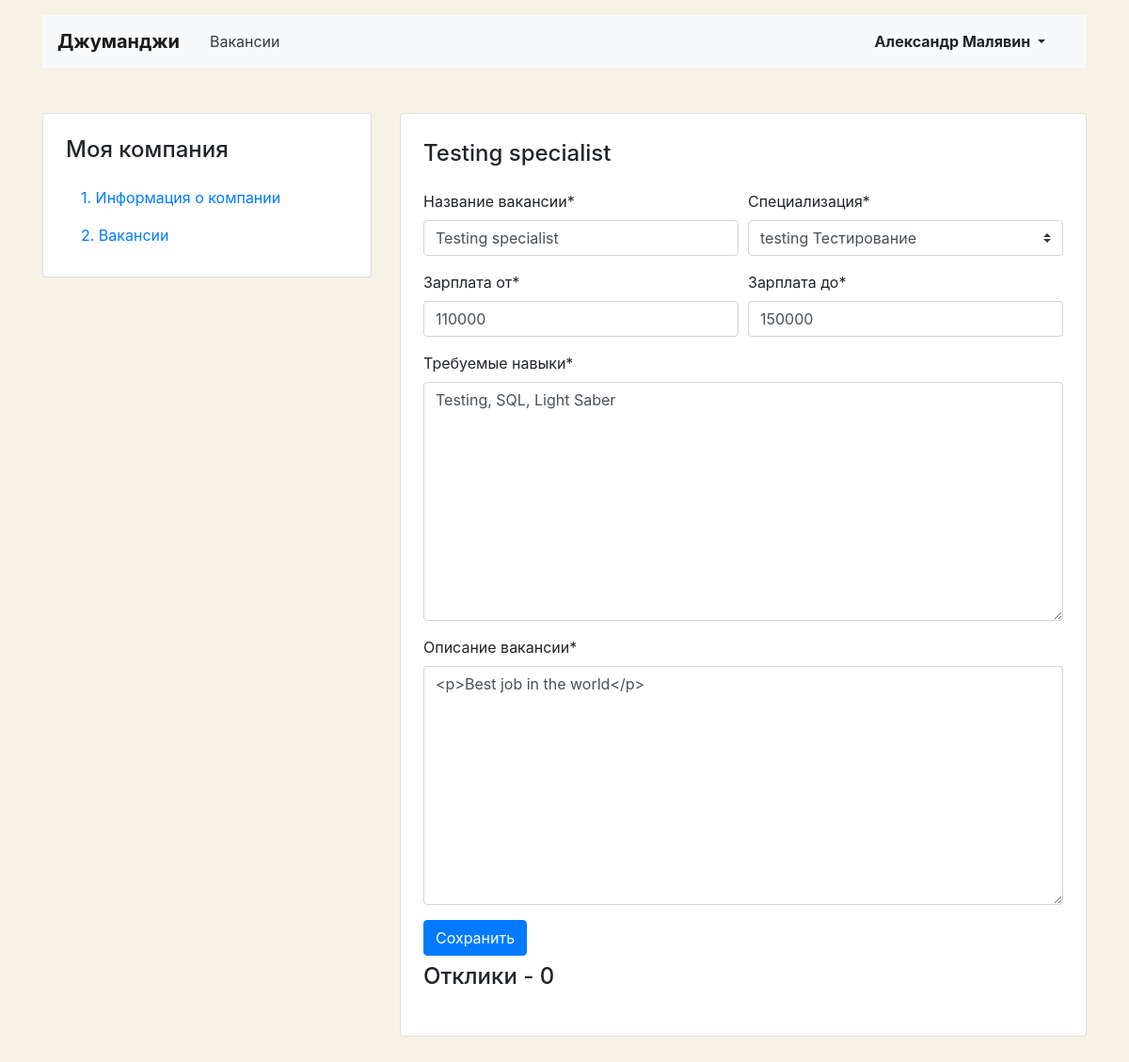
The page /mycompany/vacancies/42/ (signed in) on the database its author committed.
### main/models.py (models this page shows, shortened)
class Vacancy(models.Model):
    title = models.CharField(max_length=120)
    specialty = models.ForeignKey(Specialty, on_delete=models.CASCADE, related_name='vacancies')
    company = models.ForeignKey(Company, on_delete=models.CASCADE, related_name='companies')
    skills = models.TextField()
    description = HTMLField()
    salary_min = models.PositiveIntegerField()
    salary_max = models.PositiveIntegerField()
    published_at = models.DateField(default=date.today)

class Specialty(models.Model):
    code = models.CharField(max_length=15)
    title = models.CharField(max_length=120)
    picture = models.ImageField(default="https://place-hold.it/100x60", upload_to=MEDIA_SPECIALITY_IMAGE_DIR)
    def __str__(self):
        return f'{self.code} {self.title}'

### main/views/my_vacancy.py (the view, shortened to what this page needs)
# urls.py: path('mycompany/vacancies/<int:vac_id>/', vacancy.MyVacancy.as_view(), name='my_company_vacancy'),
class MyVacancy(LoginRequiredMixin, View):
    login_url = '/login/'
    redirect_field_name = 'login'
    def get(self, request, vac_id):
        vacancy = Vacancy.objects.filter(id=vac_id).first()
        if request.user != vacancy.company.owner:
            raise Http404
        vacancy_form = VacancyForm(instance=vacancy)
        applications = Application.objects.filter(vacancy__id=vac_id)
        ctx = {
            'vacancy': vacancy,
            'vacancy_form': vacancy_form,
            'applications': applications,
            'updated_vacancy_data': False,
        }
        return render(request, 'main/my_vacancy/my_vacancy.html', ctx)

### main/forms.py (shortened to what this page needs)
class VacancyForm(forms.ModelForm):
    def __init__(self, *args, **kwargs):
        super().__init__(*args, **kwargs)
        self.helper = FormHelper()
        self.helper.form_method = 'post'
        self.helper.layout = Layout(
            Row(
                Column('title'),
                Column('specialty'),
            ),
            Row(
                Column('salary_min'),
                Column('salary_max'),
            ),
            'skills',
            'description',
            Submit('submit', 'Сохранить'),
        )
    class Meta:
        model = Vacancy
        fields = ('title', 'specialty', 'salary_min', 'salary_max', 'skills', 'description')
        labels = {'title': 'Название вакансии',
                  'specialty': 'Специализация',
                  'skills': 'Требуемые навыки',
                  'description': 'Описание вакансии',
                  'salary_min': 'Зарплата от',
                  'salary_max': 'Зарплата до',
                  }

### main/templates/main/my_vacancy/my_vacancy.html (shortened to what this page needs)
{% extends 'main/base/account_base.html' %}
{% load crispy_forms_tags %}
{% block content %}
  <main class="container mt-3 pb-5">
    <div class="row mt-5">
      {% include 'main/base/account_side_menu.html'%}
      <div class="col-12 col-lg-8">
        <div class="card">
          <div class="card-body px-4 pb-4 tab-content">
            <section>
              <h2 class="h4 pt-2 pb-3">{{vacancy.title}}</h2>
                    {% crispy vacancy_form %}
              <h2 class="h4 pt-2 pb-3">Отклики - {{applications.count}}</h2>
            </section>
          </div>
        </div>
      </div>
    </div>
  </main>
{% endblock %}

### main/templates/main/base/account_base.html (shortened to what this page needs)
<!DOCTYPE html>
<html lang="ru">
<head>
  <link rel="stylesheet" href="https://stackpath.bootstrapcdn.com/bootstrap/4.3.1/css/bootstrap.min.css">
</head>
<body>
  <header class="container mt-3">
    <nav class="navbar navbar-expand-lg navbar-light bg-light">
      <a class="navbar-brand mr-4 font-weight-bold" href="{% url 'main' %}">Джуманджи</a>
      <div class="collapse navbar-collapse justify-content-between" id="navbarNav">
        <ul class="navbar-nav col-10">
          <li class="nav-item">
            <a class="nav-link text-dark " href="{% url 'vacancies' %}">Вакансии</a>
          </li>
        </ul>
        <ul class="navbar-nav col-2 justify-content-end">
          <li class="nav-item active">
            <div class="btn-group">
              <button type="button" class="btn dropdown-toggle font-weight-bold" data-toggle="dropdown" aria-haspopup="true" aria-expanded="false">
                  {{user.first_name}} {{user.last_name}}
              </button>
            </div>
          </li>
        </ul>
      </div>
    </nav>
  </header>
{% block content %}
{% endblock %}
</body>
</html>

### main/templates/main/base/account_base.html (style rules this page uses)
body { background-color: #F6F2E6; }

### rows shown on the page
Vacancy: title "Testing specialist", specialty "testing Тестирование", salary_min "110000", salary_max "150000", skills "Testing, SQL, Light Saber", description "<p>Best job in the world</p>"

### other values the page prints
{{ user.first_name }} "Александр"
{{ user.last_name }} "Малявин"
{{ applications.count }} "0"
